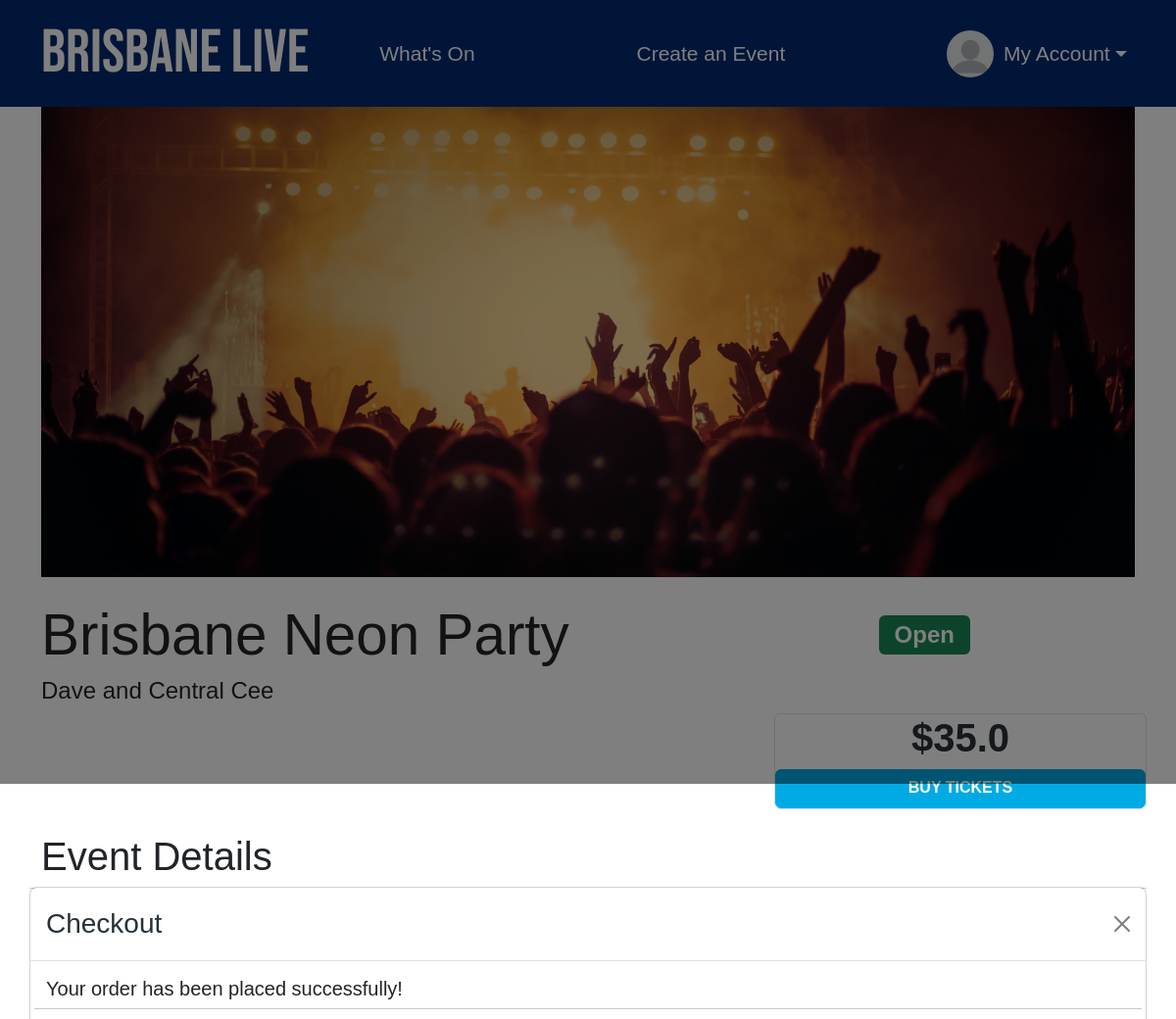
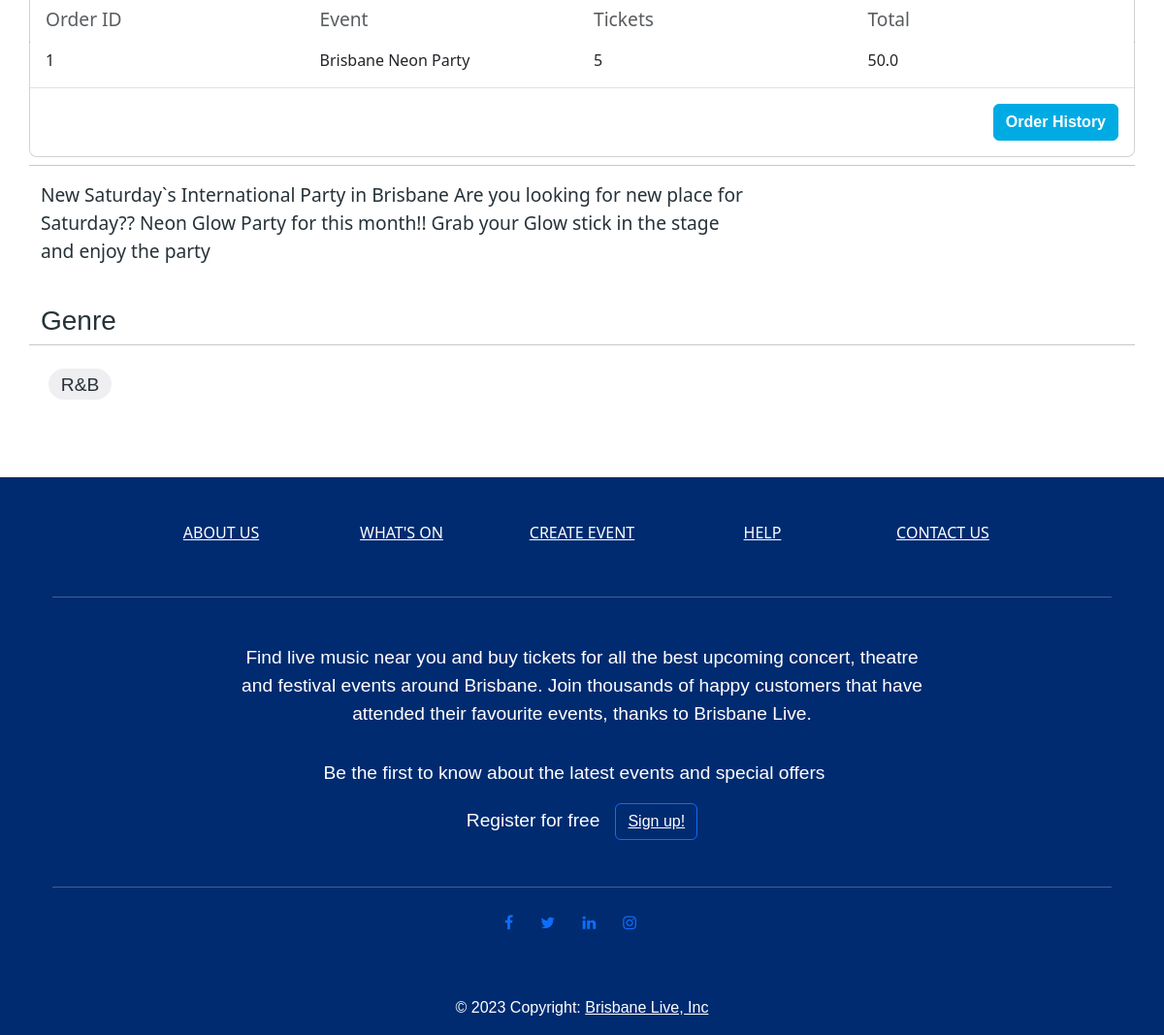
The page /event/1/1 (signed in) on the database its author committed (2 pictures, top to bottom).
### brisbane_live/models.py (models this page shows)
class Event(db.Model):
    __tablename__ = 'events'
    id = db.Column(db.Integer, primary_key=True)
    name = db.Column(db.String(100), nullable=False)
    status = db.Column(db.String(10), CheckConstraint("status IN ('Open', 'Inactive', 'Sold Out', 'Cancelled')"), nullable=False, index=True) #checks status is valid status
    start_time = db.Column(db.Time, nullable=False, index=True)
    end_time = db.Column(db.Time, nullable=False, index=True)
    description = db.Column(db.String(500), nullable=False, index=True)
    image = db.Column(db.String(400), nullable=False, index=True)
    ticket_price = db.Column(db.Float(2), CheckConstraint('ticket_price >= 0'), nullable=False, index=True)
    num_tickets = db.Column(db.Integer, CheckConstraint('num_tickets >= 0'), nullable=False, index=True)
    end_date = db.Column(db.Date, nullable=False, index=True)
    start_date = db.Column(db.Date, nullable=False, index=True)
    user_id = db.Column(db.Integer, db.ForeignKey('users.id'))
    genre = db.Column(db.Integer, db.ForeignKey('genres.id'))
    artist_names = db.Column(db.String(100), nullable=False, index=True)
    venue_name = db.Column(db.String(100), nullable=False, index=True)
    street_address = db.Column(db.String(100), nullable=False, index=True)
    comments = db.relationship('Comment', backref='events')

class Order(db.Model):
    __tablename__ = 'orders'
    order_id = db.Column(db.Integer, primary_key=True)
    event_id = db.Column(db.Integer)
    first_name = db.Column(db.String)
    last_name = db.Column(db.String)
    email = db.Column(db.String)
    pay_type = db.Column(db.String)
    card_number = db.Column(db.String)
    expiration = db.Column(db.String)
    cvv = db.Column(db.String)
    num_tickets = db.Column(db.Integer)
    booked_by = db.Column(db.String)
    total_cost  = db.Column(db.Float(2))
    ordered_at = db.Column(db.DateTime, default=datetime.now() ,nullable=False)

### brisbane_live/createEvent.py (the view)
@bp.route('/event/<int:id>/<int:order>', methods=['GET', 'POST'])
def summary(id, order):
    event = db.session.scalar(db.select(Event).where(Event.id==id))
    order = db.session.scalar(db.select(Order).where(Order.order_id==order))
    open_modal = True
    return render_template('summary.html', event=event, open_modal=open_modal, order=order)

### brisbane_live/__init__.py (called while the page is built)
def create_app():
    app.debug=True
    app.secret_key = os.urandom(32)
    app.config['SQLALCHEMY_DATABASE_URI']='sqlite:///brisbane_live_events.sqlite'
    db.init_app(app)
    bootstrap = Bootstrap5(app)
    login_manager = LoginManager()
    login_manager.login_view='auth.login'
    login_manager.init_app(app)
    from .models import User  # importing here to avoid circular references
    @login_manager.user_loader
    def load_user(user_id):
        return User.query.get(int(user_id))
    from . import views
    app.register_blueprint(views.bp)
    from . import auth
    app.register_blueprint(auth.bp)
    from . import createEvent
    app.register_blueprint(createEvent.bp)
    from . import myAccount
    app.register_blueprint(myAccount.bp)
    UPLOAD_FOLDER = '/static/image'
    app.config['UPLOAD_FOLDER'] = UPLOAD_FOLDER
    return app

### brisbane_live/templates/summary.html (shortened to what this page needs)
{% extends 'base.html' %}
{% import "bootstrap5/form.html" as wtf %}
{% block header %}
<head>
</head>
{% endblock %}
{% block content %}
<main>
    <div class="container bg-body-white">
        <img src="{{event.image}}" class="img-fluid" alt="event image">
    </div>
    <div class="page-content">
        <div class="container no gutters-xs-only py-4 mb-4 bg-body-white">
            <div class="heading-section">
                <div class="row align-items-center event-headline">
                    <div class="col-md-9">
                        <h2 class="event-title">{{event.name}}</h2>
                    </div>
                    <div class="col-md-3">
                        <div class="col-12 status-info">
                            {% if event.status != 'Open' %}
                            <h2 class="text-start"> <span class="badge bg-danger">{{event.status}}</span></h2>
                            {% else %}
                            <h2 class="text-start"><span class="badge bg-success">{{event.status}}</span></h2>
                            {% endif %}
                        </div>
                    </div>
                </div>
            </div>
            <div class="row">
                <div class="row justify-content-end sticky-lg-top sticky-bottom order-lg-1 order-2 w-100 p-0 m-0">
                    <div class="col-lg-4 p-0">
                        <div class="checkout-model border checkout rounded">
                            <div class="checkout-model-body">
                                <div class="text-center">
                                    <h3 id="ticket-price-custom">${{event.ticket_price}}</h3>
                                </div>
                            </div>
                            <div class="checkout-model-button text-center">
                                {% if event.status != 'Open' %}
                                <a href="{{ url_for('createEvent.show_modal', id=event.id) }}" class="btn btn-primary buy-btn w-100 btn-square disabled">BUY TICKETS</a>
                                {% else %}
                                <a href="{{ url_for('createEvent.show_modal', id=event.id) }}" class="btn btn-primary buy-btn w-100 btn-square">BUY TICKETS</a>
                                {% endif %}
                            </div>
                        </div>
                    </div>
                </div>
                <div class="col">
                    <div class="row align-items-center">
                        <h4>{{event.artist_names}}</h4>
                    </div>
                </div>
                <div class="modal fade p-0" id="modal-toggle-checkout" aria-hidden="true"
                    aria-labelledby="modal-toggle-checkout-label" tabindex="-1">
                    <div class="modal-dialog modal-dialog-centered modal-fullscreen-sm-down modal-xl">
                        <div class="modal-content">
                            <div class="modal-header">
                                <h3 class="modal-title" id="modal-toggle-checkout-label">Checkout</h3>
                                <button type="button" class="btn-close" data-bs-dismiss="modal"
                                    aria-label="Close"></button>
                            </div>
                            <div class="modal-body">
                                <div class="row">
                                    <h5>Your order has been placed successfully!</h5>
                                    <hr>
                                    <div class="col-3">
                                        <p class="text-muted">Order ID</p>
                                        {{order.order_id}}
                                    </div>
                                    <div class="col-3">
                                        <p class="text-muted">Event</p>
                                        {{event.name}}
                                    </div>
                                    <div class="col-3">
                                        <p class="text-muted">Tickets</p>
                                        {{order.num_tickets}}
                                    </div>
                                    <div class="col-3">
                                        <p class="text-muted">Total</p>
                                        {{order.total_cost}}
                                    </div>
                                </div>
                            </div>
                            <div class="modal-footer">
                                <a href="{{ url_for('myAccount.orderHistory')}}" class="btn btn-primary">Order History</a>
                            </div>
                        </div>
                    </div>
                </div>
                <div class="event-details order-lg-2 order-1">
                    <div class="row">
                        <h1 class="pt-4">Event Details</h1>
                    </div>
                    <div class="row">
                        <div class="col-6">
                            <h3 class="pt-2">Date</h3>
                            <p>{{event.start_date.strftime("%d/%m/%Y")}} - {{event.end_date.strftime("%d/%m/%Y")}}</p>
                        </div>
                        <div class="col-6">
                            <h3 class="pt-2">Time</h3>
                            <p>{{event.start_time.strftime("%I:%M %p")}} - {{event.end_time.strftime("%I:%M %p")}}</p>
                        </div>
                    </div>
                        <div class="row align-items-center">
                            <h3 class="pt-4">Location</h3>
                        </div>
                        <div class="row align-items-center">
                            <div class="col-12 col-lg-3">
                                <p>{{event.venue_name}}</p>
                            </div>
                            <div class="col-12 col-lg-5">
                                <p>{{event.street_address}}</p>
                            </div>
                        </div>
                        <div class="row align-items-center">
                            <h3 class="pt-4">Description</h3>
                            <hr>
                        </div>
                        <div class="row align-items-center">
                            <div class="col-12 col-lg-8">
                                <p>{{event.description}}
                                </p>
                            </div>
                        </div>
                        <div class="row align-items-center">
                            <h3 class="pt-4">Genre</h3>
                            <hr>
                        </div>
                        <div class="d-flex p-2">
                            <span class="badge rounded-pill" id="badge-custom">{{event.genre}}</span>
                        </div>
                </div>
            </div>
        </div>
    </div>
</main>
{% endblock %}

### brisbane_live/static/CSS/style.css (style rules this page uses)
html { margin: 0; padding: 0; border: 0; font-size: 100%; font: inherit; vertical-align: baseline; }
p { font-size: 1.2rem; color: #263238; font-family: system-ui, -apple-system, BlinkMacSystemFont, 'Segoe UI', Roboto, Oxygen, Ubuntu, Cantarell, 'Open Sans', 'Helvetica Neue', sans-serif }
h2, h1, h4, h5, th { font-family: sans-serif; }
h3 { color: #263238 !important; font-family: sans-serif !important; }
.checkout { background-color: white; width: 100%; margin-right: 0px; }
#ticket-price-custom { font-size: 2.5rem; font-weight: 600; }
.btn-primary { background-color: #00abe4 !important; border-color: #00abe4 !important; font-weight: bold !important; font-family: sans-serif !important; }
.btn-close { background-color: white !important; }
.buy-btn { width: 95%; }
.btn-square { border-radius: 0; width: 40px; height: 40px; padding: 0; margin: 0; }
img { width: 100%; max-height: 480px; display: block; object-fit: cover; }
.event-title { font-size: calc(2.3rem + 1.8vw); }
.page-content { background: white }
#badge-custom { background-color: #efeef0; color: #263238; font-size: 1.2rem; padding: 0.4rem 0.8rem; border-radius: 1rem; font-weight: 400; font-family: sans-serif; }

### rows shown on the page
Event: image (picture), name "Brisbane Neon Party", status "Open", ticket_price "35.0", artist_names "Dave and Central Cee", description "N ew Saturday`s International Party in Brisbane A re you looking for new place for Saturday?? Neon Glow Party for this month!! Grab your Glow stick in the stage and enjoy the party", genre "R&B"
Order: order_id "1", num_tickets "5", total_cost "50.0"
